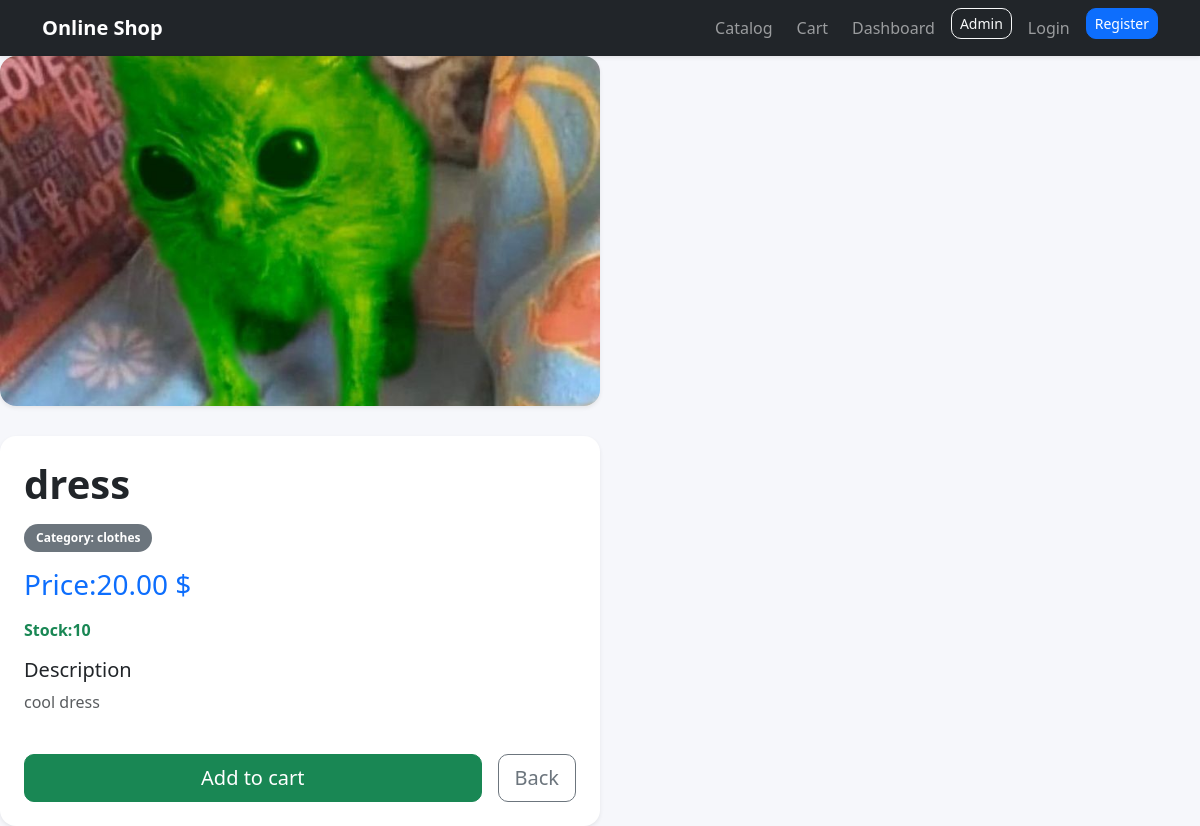
The app's page /1/dress/ with its own data.
### catalog/models.py (models this page shows, shortened)
class Product(models.Model):
    category = models.ForeignKey(
        Category,
        related_name = 'products',
        on_delete = models.CASCADE
    )
    name = models.CharField(max_length=200)
    slug = models.SlugField(max_length=220, unique=True)
    image = models.ImageField(upload_to='products/%Y/%m/%d/', blank=True, null=True)
    description = models.TextField(blank=True)
    price = models.DecimalField(max_digits=10, decimal_places=2)
    stock = models.PositiveIntegerField(default=0)
    available = models.BooleanField(default=True)
    created_at = models.DateTimeField(auto_now_add=True)
    updated_at = models.DateTimeField(auto_now=True)
    class Meta:
        ordering = ['name']
        indexes = [
            models.Index(fields=['id', 'slug']),
            models.Index(fields=['name']),
        ]
        verbose_name = 'Product'
        verbose_name_plural = 'Products'
    def __str__(self):
        return self.name

class Category(models.Model):
    name = models.CharField(max_length = 120, unique = True)
    slug = models.SlugField(max_length = 140, unique = True)
    class Meta:
        ordering = ['name']
        verbose_name = 'Category'
        verbose_name_plural = "Categories"

### catalog/views.py (the view)
# urls.py: path('<int:id>/<slug:slug>/', views.product_detail, name='product_detail'),
def product_detail(request, id, slug):
    product = get_object_or_404(Product, id=id, slug=slug, available=True)
    print(product)
    return render(request, 'catalog/product_detail.html', {'product': product})

### catalog/templates/catalog/product_detail.html (shortened to what this page needs)
{% extends "base.html" %}
{% block content %}
<div style="display: flex; gap: 30px; flex-wrap: wrap;">
    <div class="col-md-6">
        <div class="card shadow-sm overflow-hidden">
            {% if product.image %}
            <img src="{{ product.image.url }}" alt="{{ product.name }}" class="img-fluid" style="width: 100%; height: 350px; object-fit: cover; background: white;">
            {% else %}
            <div class="bg-light d-flex align-items-center justify-content-center" style="height: 520px;">
                No photo
            </div>
            {% endif %}
        </div>
    </div>
    <div class="col-md-6">
        <div class="card shadow-sm p-4">
            <h1 class="fw-bold mb-3">{{ product.name }}</h1>
            <span class="badge bg-secondary mb-3" style="width: fit-content;">Category: {{ product.category.name }}</span>
            <h3 class="text-primary mb-3">Price:{{ product.price }} $</h3>
            {% if product.stock > 0 %}
                <p class="text-success fw-semibold">Stock:{{ product.stock }}</p>
            {% else %}
                <p class="text-danger fw-semibold">Out of stock</p>
            {% endif %}
            <h5>Description</h5>
            <p class="text-muted">
                {% if product.description %}
                    {{ product.description }}
                {% else %}
                    No description
                {% endif %}
            </p>
            <div class="d-flex gap-3 mt-4">
                <form action="{% url 'cart:cart_add' product.id %}" method="post" class="flex-fill">
                    <button class="btn btn-success btn-lg w-100" type="submit" {% if product.stock == 0 %}disabled{% endif %}>Add to cart</button>
                </form>
                <a href="{% url 'catalog:product_list' %}" class="btn btn-outline-secondary btn-lg">Back</a>
            </div>
        </div>
    </div>
</div>
{% endblock %}

### static/css/style.css (style rules this page uses)
body { background: #f6f7fb; }
.card { border: none; border-radius: 16px; }
.btn { border-radius: 10px; }
.badge { border-radius: 999px; padding: 8px 12px; }

### records on screen
Product: image (picture), name "dress", category.name "clothes", price "20.00", stock "10", description "cool dress"
